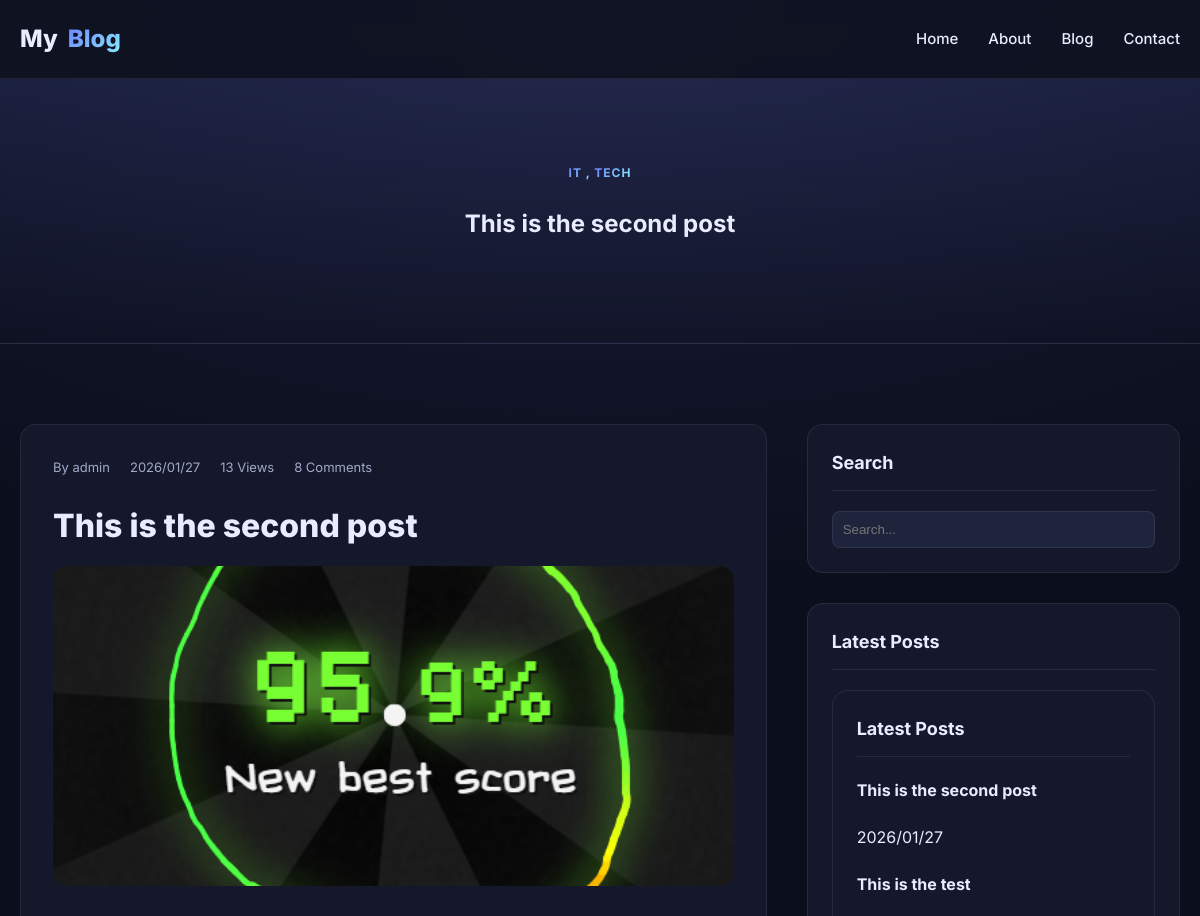
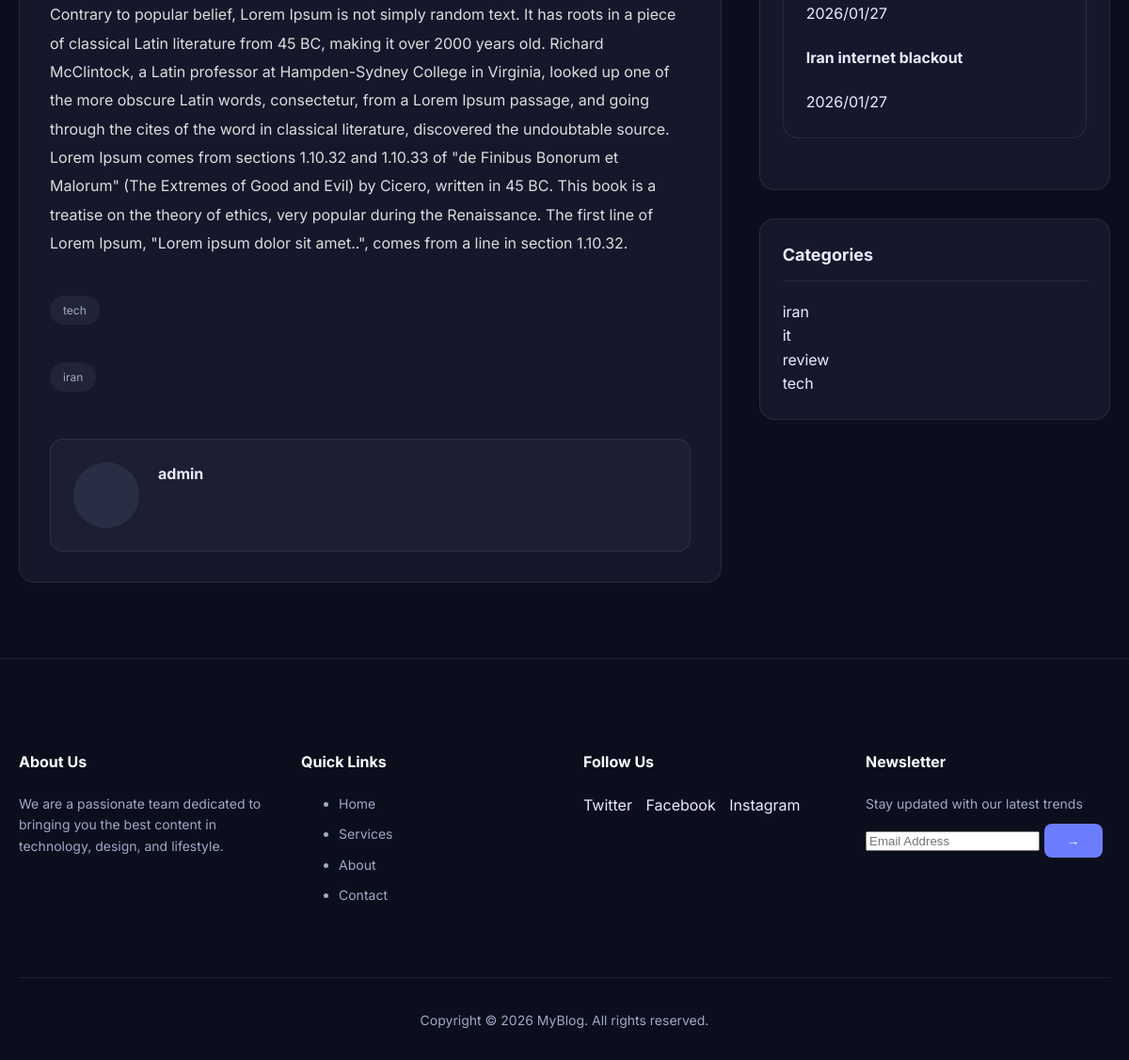
Screenshot of /3/ with the database file from the repository (2 pictures, top to bottom).
### posts/models.py (models this page shows, shortened)
class Category(models.Model):
    name = models.CharField(max_length=100, unique=True)
    slug = models.SlugField(unique=True)
    class Meta:
      verbose_name_plural = "Categories"

class Post(models.Model):
    img = models.ImageField(upload_to='blog_images/', blank=True, null=True)
    title = models.CharField(max_length=200)
    content = models.TextField()
    author = models.ForeignKey(
        settings.AUTH_USER_MODEL,
        on_delete=models.CASCADE,
        related_name="posts"
    )
    created_date = models.DateTimeField(auto_now_add=True)
    updated_date = models.DateTimeField(auto_now=True)
    status = models.BooleanField(default=True)
    category = models.ManyToManyField(
        Category,
        related_name="posts",
        blank=True
    )
    tag = models.ManyToManyField(
        Tag,
        related_name="posts",
        blank=True
    )
    counted_views = models.IntegerField(default=0)

class Tag(models.Model):
    name = models.CharField(max_length=100, unique=True)
    slug = models.SlugField(unique=True)

### accounts/models.py (models this page shows)
class CustomUser(AbstractUser):
    phone_number = models.CharField(max_length=20, blank=False, null=False, default="09916716575")
    profile_picture = models.ImageField(upload_to='profiles/', blank=True, null=True)
    def __str__(self):
        return self.username

### posts/views.py (the view)
# urls.py: path("<int:pid>/", single_post, name="single"),
def single_post(request, pid):
    post = get_object_or_404(Post, id=pid)
    post.counted_views += 1
    post.save()
    categories = Category.objects.annotate(
        post_count=Count('posts', distinct=True)
    )
    return render(request, 'posts/single.html',{
        'post': post,
        'categories': categories,
    })

### posts/templatetags/blog_tags.py (called while the page is built)
@register.inclusion_tag('posts/partials/sidebar/latest_posts.html')
def show_latest_posts(count=3):
    posts = Post.objects.all().order_by('-id')[:count]
    return {'posts': posts}

### templates/posts/single.html (shortened to what this page needs)
{% extends 'base.html' %}
{% load blog_tags %}
{% block content %}
<section class="hero">
  <div class="container">
    {% for category in post.category.all %}
    <span class="badge">{{category.name}} {% if not forloop.last %}, {% endif %}</span>
    {% empty %}
    <span class="badge">No Category</span>
    {% endfor %}
    <h1>{{post.title}}</h1>
  </div>
</section>
<section class="main-area">
  <div class="container layout-grid">
    <article class="single-post">
      <div class="single-meta">
        <span>By {{post.author}}</span>
        <span>{{post.created_date|date:"Y/m/d"}}</span>
        <span>{{post.counted_views}} Views</span>
        <span>8 Comments</span>
      </div>
      <h2 class="single-title">
       {{post.title}}
      </h2>
      <div class="single-image">
            {% if post.img %}
              <img src="{{post.img.url}}" alt="{{ post.title }}">
            {% else %}
            <div style="background: #1f243d; height: 240px; border-radius: 12px; margin-bottom: 20px; display: flex; align-items: center; justify-content: center; color: var(--muted);">
              no image
            </div>
            {% endif %}
      </div>
      <div class="single-content">
        <p>
          {{post.content}}
        </p>
      </div>
        {% for tag in post.tag.all %}
      <div class="post-tags">
        <span class="tag">{{tag.name}}</span>
      </div>
      {% empty %}
           <div class="post-tags">
        <span class="tag">No tags</span>
      </div>
       {% endfor %}
      <div class="author-box">
        <div class="author-avatar"></div>
        <div class="author-info">
          <h4>{{post.author}}</h4>
        </div>
      </div>
    </article>
    <aside class="sidebar-widgets">
      <div class="widget">
        <h3 class="widget-title">Search</h3>
        <input type="text" placeholder="Search..." style="width:100%;padding:10px;border-radius:8px;border:1px solid var(--border);background:#1f243d;color:white">
      </div>
      <div class="widget">
        <h3 class="widget-title">Latest Posts</h3>
        {% show_latest_posts 3 %}
      </div>
      <div class="widget">
          <h3 class="widget-title">Categories</h3>
        {% for category in categories %}
        <a href="{% url 'posts:cat' category_slug=category.slug %}">{{category.name}}</a> <br>
        {% endfor %}
      </div>
    </aside>
  </div>
</section>
{% endblock %}

### templates/posts/partials/sidebar/latest_posts.html (shortened to what this page needs)
<div class="widget">
  <h3 class="widget-title">Latest Posts</h3>
  <div class="mini-post">
    <div class="mini-details">
      {% for post in posts %}
      <h4><a href="{% url 'posts:single' pid=post.id %}">{{post.title}}</a></h4>
      <span class="date">{{post.created_date|date:"Y/m/d"}}</span>
      {% endfor %}
    </div>
  </div>
</div>

### templates/base.html (style rules this page uses)
:root { --bg:#0f1220; --card:#15182b; --muted:#a2a8c7; --text:#e9ecff; --accent:#6c7cff; --accent-hover:#5a6ae6; --accent-2:#89f0ff; --border:rgba(255,255,255,.08); --gradient:linear-gradient(135deg,var(--accent),var(--accent-2)); }
* { box-sizing:border-box }
body { margin:0;font-family:Inter,system-ui,sans-serif;background:radial-gradient(1200px 600px at 50% 0%,#1a1e38,#0b0e1c),var(--bg);color:var(--text);line-height:1.6 }
a { text-decoration:none;color:inherit;transition:.2s }
.container { max-width:1200px;margin:0 auto;padding:0 20px }
.badge { background:var(--gradient);-webkit-background-clip:text;-webkit-text-fill-color:transparent;font-weight:700;text-transform:uppercase;font-size:12px;letter-spacing:1px }

### templates/posts/single.html (style rules this page uses)
.hero { padding:80px 0; text-align:center; background:linear-gradient(180deg,rgba(108,124,255,.1),transparent); border-bottom:1px solid var(--border) }
.main-area { padding:80px 0 }
.layout-grid { display:grid; grid-template-columns:1fr; gap:40px }
@media (min-width:992px) { .layout-grid { grid-template-columns:2fr 1fr } }
.single-post { background:var(--card); border:1px solid var(--border); border-radius:16px; padding:32px }
.single-meta { display:flex; gap:20px; font-size:13px; color:var(--muted); margin-bottom:20px; flex-wrap:wrap }
.single-title { font-size:32px; font-weight:800; line-height:1.3; margin-bottom:20px }
.single-image { width:100%; height:320px; background:#1f243d; border-radius:14px; margin-bottom:30px; display:flex; align-items:center; justify-content:center; color:var(--muted) }
.single-content { line-height:1.9; color:#ddd }
.single-content p { margin-bottom:18px }
.post-tags { margin-top:40px; display:flex; gap:10px; flex-wrap:wrap }
.tag { padding:6px 14px; background:rgba(255,255,255,0.05); border-radius:20px; font-size:12px; color:var(--muted) }
.author-box { margin-top:50px; padding:24px; background:rgba(255,255,255,0.03); border-radius:14px; border:1px solid var(--border); display:flex; gap:20px }
.author-avatar { width:70px; height:70px; border-radius:50%; background:#2a2e45 }
.author-info h4 { margin:0 0 8px }
.widget { background:var(--card); padding:24px; border-radius:16px; border:1px solid var(--border); margin-bottom:30px }
.widget-title { font-size:18px; font-weight:700; margin:0 0 20px; border-bottom:1px solid var(--border); padding-bottom:12px }
.single-image { width: 100%; height: 320px; background: #1f243d; border-radius: 14px; margin-bottom: 30px; overflow: hidden; display: flex; align-items: center; justify-content: center; }
.single-image img { width: 100%; height: 100%; object-fit: cover; display: block; }

### rows the page displays
Category: name "IT", name "it"
Category: name "TECH", name "tech"
Post: title "This is the second post", author "admin", created_date "2026/01/27", counted_views "13", img (picture), content "Contrary to popular belief, Lorem Ipsum is not simply random text. It has roots in a piece of classical Latin literature from 45 BC, making it over 2000 years old. Richard McClintock, a Latin professor at Hampden-Sydney College in Virginia, looked up one of the more obscure Latin words, consectetur, from a Lorem Ipsum passage, and going through the cites of the word in classical literature, discovered the undoubtable source. Lorem Ipsum comes from sections 1.10.32 and 1.10.33 of \"de Finibus Bonorum et Malorum\" (The Extremes of Good and Evil) by Cicero, written in 45 BC. This book is a treatise on the theory of ethics, very popular during the Renaissance. The first line of Lorem Ipsum,…"
Tag: name "tech"
Tag: name "iran"
Post: title "This is the test", created_date "2026/01/27"
Post: title "Iran internet blackout", created_date "2026/01/27"
Category: name "iran"
Category: name "review"
